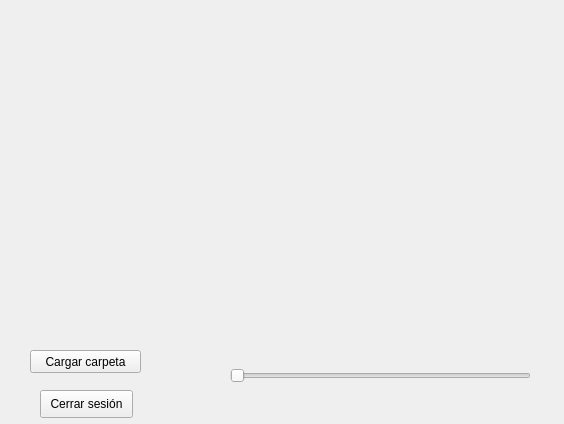
<?xml version="1.0" encoding="UTF-8"?>
<ui version="4.0">
 <class>pr</class>
 <widget class="QWidget" name="pr">
  <property name="geometry">
   <rect>
    <x>0</x>
    <y>0</y>
    <width>564</width>
    <height>424</height>
   </rect>
  </property>
  <property name="windowTitle">
   <string>Form</string>
  </property>
  <widget class="QLabel" name="img">
   <property name="geometry">
    <rect>
     <x>230</x>
     <y>30</y>
     <width>321</width>
     <height>311</height>
    </rect>
   </property>
   <property name="text">
    <string/>
   </property>
  </widget>
  <widget class="QSlider" name="sld">
   <property name="geometry">
    <rect>
     <x>230</x>
     <y>360</y>
     <width>301</width>
     <height>31</height>
    </rect>
   </property>
   <property name="orientation">
    <enum>Qt::Horizontal</enum>
   </property>
  </widget>
  <widget class="QLabel" name="tx">
   <property name="geometry">
    <rect>
     <x>20</x>
     <y>20</y>
     <width>171</width>
     <height>291</height>
    </rect>
   </property>
   <property name="text">
    <string/>
   </property>
  </widget>
  <widget class="QPushButton" name="carga">
   <property name="geometry">
    <rect>
     <x>30</x>
     <y>350</y>
     <width>111</width>
     <height>23</height>
    </rect>
   </property>
   <property name="text">
    <string>Cargar carpeta</string>
   </property>
  </widget>
  <widget class="QPushButton" name="Cerrar_sesion">
   <property name="geometry">
    <rect>
     <x>40</x>
     <y>390</y>
     <width>93</width>
     <height>28</height>
    </rect>
   </property>
   <property name="text">
    <string>Cerrar sesión</string>
   </property>
  </widget>
 </widget>
 <resources/>
 <connections/>
</ui>
